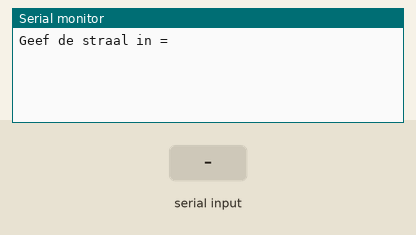
Recording of a sketch running on a simulated Arduino Uno, built with avr-gcc and run on an emulated ATmega328P. Shown: the last lines printed to the serial monitor. The inputs (shaded band) are chosen by the test bench.

Above: at 1.2 s.
1.3 s: "90,45\n" received over Serial
At 2.1 s:
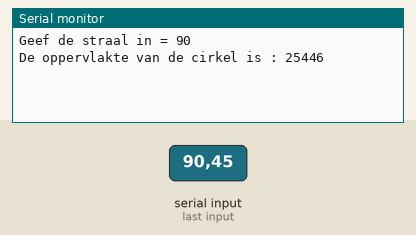
2.8 s: "30,150\n" received over Serial
At 4.1 s:
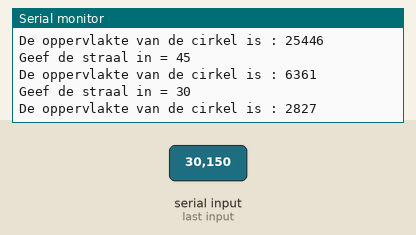
Timing chart, 0 to 5.8 s (numbered marks = the images above; inputs shaded):
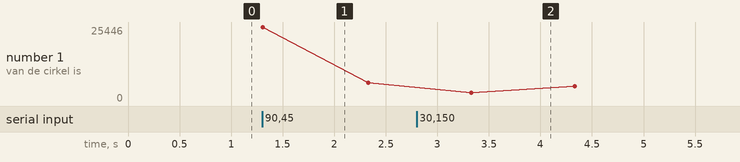

The sketch:

surface_circle_send_data_back.ino
```cpp
int straal = 0;
void setup() {
  Serial.begin(9600);
}

void loop() {
    int getal=0;
  Serial.print("Geef de straal in = ");
  while (Serial.available() == 0) {
  }
  straal = Serial.parseInt();
  Serial.println(straal);
  getal =som(straal);
  Serial.print("De oppervlakte van de cirkel is : ");
  Serial.println(getal);
  delay(1000);
}

int som(int straal)
{ int oplossing;
  oplossing = PI * straal * straal;
  return oplossing;
}
```

Measured:
- after the input at 1.3 s, the serial monitor: prints a new line at once (image 1)
- after the input at 2.8 s, the serial monitor: prints a new line after 0.50 s (image 2)
